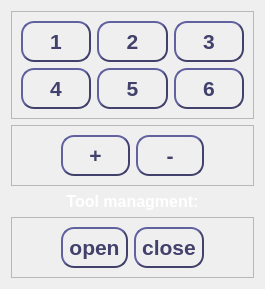
                   <widget class="QWidget" name="jog_axes_page">
                    <layout class="QVBoxLayout" name="verticalLayout_3">
                     <item>
                      <widget class="QFrame" name="jog_axes_frame">
                       <property name="frameShape">
                        <enum>QFrame::StyledPanel</enum>
                       </property>
                       <property name="frameShadow">
                        <enum>QFrame::Raised</enum>
                       </property>
                       <layout class="QGridLayout" name="gridLayout_6">
                        <item row="0" column="0">
                         <widget class="QPushButton" name="btn_jog_axis_1">
                          <property name="font">
                           <font>
                            <pointsize>16</pointsize>
                            <weight>75</weight>
                            <bold>true</bold>
                           </font>
                          </property>
                          <property name="accessibleDescription">
                           <string>not styled</string>
                          </property>
                          <property name="styleSheet">
                           <string notr="true">QPushButton {
    border-style: outset;
    border-width: 2px;
    border-radius:13px;
	border-color: #41416b;
    min-width: 2em;
    padding: 6px;
	color: #41416b;
}

QPushButton:checked {
 	border-width: 4px;
	border-color:#40ff66;
	color: white;
}</string>
                          </property>
                          <property name="text">
                           <string>1</string>
                          </property>
                          <property name="iconSize">
                           <size>
                            <width>32</width>
                            <height>32</height>
                           </size>
                          </property>
                          <property name="checkable">
                           <bool>true</bool>
                          </property>
                          <attribute name="buttonGroup">
                           <string notr="true">axes_group</string>
                          </attribute>
                         </widget>
                        </item>
                        <item row="0" column="1">
                         <widget class="QPushButton" name="btn_jog_axis_2">
                          <property name="font">
                           <font>
                            <pointsize>16</pointsize>
                            <weight>75</weight>
                            <bold>true</bold>
                           </font>
                          </property>
                          <property name="accessibleDescription">
                           <string>not styled</string>
                          </property>
                          <property name="styleSheet">
                           <string notr="true">QPushButton {
    border-style: outset;
    border-width: 2px;
    border-radius:13px;
	border-color: #41416b;
    min-width: 2em;
    padding: 6px;
	color: #41416b;
}

QPushButton:checked {
 	border-width: 4px;
	border-color:#40ff66;
	color: white;
}</string>
                          </property>
                          <property name="text">
                           <string>2</string>
                          </property>
                          <property name="iconSize">
                           <size>
                            <width>32</width>
                            <height>32</height>
                           </size>
                          </property>
                          <property name="checkable">
                           <bool>true</bool>
                          </property>
                          <attribute name="buttonGroup">
                           <string notr="true">axes_group</string>
                          </attribute>
                         </widget>
                        </item>
                        <item row="0" column="2">
                         <widget class="QPushButton" name="btn_jog_axis_3">
                          <property name="font">
                           <font>
                            <pointsize>16</pointsize>
                            <weight>75</weight>
                            <bold>true</bold>
                           </font>
                          </property>
                          <property name="accessibleDescription">
                           <string>not styled</string>
                          </property>
                          <property name="styleSheet">
                           <string notr="true">QPushButton {
    border-style: outset;
    border-width: 2px;
    border-radius:13px;
	border-color: #41416b;
    min-width: 2em;
    padding: 6px;
	color: #41416b;
}

QPushButton:checked {
 	border-width: 4px;
	border-color:#40ff66;
	color: white;
}</string>
                          </property>
                          <property name="text">
                           <string>3</string>
                          </property>
                          <property name="iconSize">
                           <size>
                            <width>32</width>
                            <height>32</height>
                           </size>
                          </property>
                          <property name="checkable">
                           <bool>true</bool>
                          </property>
                          <attribute name="buttonGroup">
                           <string notr="true">axes_group</string>
                          </attribute>
                         </widget>
                        </item>
                        <item row="1" column="0">
                         <widget class="QPushButton" name="btn_jog_axis_4">
                          <property name="font">
                           <font>
                            <pointsize>16</pointsize>
                            <weight>75</weight>
                            <bold>true</bold>
                           </font>
                          </property>
                          <property name="accessibleDescription">
                           <string>not styled</string>
                          </property>
                          <property name="styleSheet">
                           <string notr="true">QPushButton {
    border-style: outset;
    border-width: 2px;
    border-radius:13px;
	border-color: #41416b;
    min-width: 2em;
    padding: 6px;
	color: #41416b;
}

QPushButton:checked {
 	border-width: 4px;
	border-color:#40ff66;
	color: white;
}</string>
                          </property>
                          <property name="text">
                           <string>4</string>
                          </property>
                          <property name="iconSize">
                           <size>
                            <width>32</width>
                            <height>32</height>
                           </size>
                          </property>
                          <property name="checkable">
                           <bool>true</bool>
                          </property>
                          <attribute name="buttonGroup">
                           <string notr="true">axes_group</string>
                          </attribute>
                         </widget>
                        </item>
                        <item row="1" column="1">
                         <widget class="QPushButton" name="btn_jog_axis_5">
                          <property name="font">
                           <font>
                            <pointsize>16</pointsize>
                            <weight>75</weight>
                            <bold>true</bold>
                           </font>
                          </property>
                          <property name="accessibleDescription">
                           <string>not styled</string>
                          </property>
                          <property name="styleSheet">
                           <string notr="true">QPushButton {
    border-style: outset;
    border-width: 2px;
    border-radius:13px;
	border-color: #41416b;
    min-width: 2em;
    padding: 6px;
	color: #41416b;
}

QPushButton:checked {
 	border-width: 4px;
	border-color:#40ff66;
	color: white;
}</string>
                          </property>
                          <property name="text">
                           <string>5</string>
                          </property>
                          <property name="iconSize">
                           <size>
                            <width>32</width>
                            <height>32</height>
                           </size>
                          </property>
                          <property name="checkable">
                           <bool>true</bool>
                          </property>
                          <attribute name="buttonGroup">
                           <string notr="true">axes_group</string>
                          </attribute>
                         </widget>
                        </item>
                        <item row="1" column="2">
                         <widget class="QPushButton" name="btn_jog_axis_6">
                          <property name="font">
                           <font>
                            <pointsize>16</pointsize>
                            <weight>75</weight>
                            <bold>true</bold>
                           </font>
                          </property>
                          <property name="accessibleDescription">
                           <string>not styled</string>
                          </property>
                          <property name="styleSheet">
                           <string notr="true">QPushButton {
    border-style: outset;
    border-width: 2px;
    border-radius:13px;
	border-color: #41416b;
    min-width: 2em;
    padding: 6px;
	color: #41416b;
}

QPushButton:checked {
 	border-width: 4px;
	border-color:#40ff66;
	color: white;
}</string>
                          </property>
                          <property name="text">
                           <string>6</string>
                          </property>
                          <property name="iconSize">
                           <size>
                            <width>32</width>
                            <height>32</height>
                           </size>
                          </property>
                          <property name="checkable">
                           <bool>true</bool>
                          </property>
                          <attribute name="buttonGroup">
                           <string notr="true">axes_group</string>
                          </attribute>
                         </widget>
                        </item>
                       </layout>
                      </widget>
                     </item>
                     <item>
                      <widget class="QFrame" name="jog_move_axes_frame">
                       <property name="frameShape">
                        <enum>QFrame::StyledPanel</enum>
                       </property>
                       <property name="frameShadow">
                        <enum>QFrame::Raised</enum>
                       </property>
                       <layout class="QHBoxLayout" name="horizontalLayout_10">
                        <item>
                         <spacer name="horizontalSpacer_3">
                          <property name="orientation">
                           <enum>Qt::Horizontal</enum>
                          </property>
                          <property name="sizeType">
                           <enum>QSizePolicy::Preferred</enum>
                          </property>
                          <property name="sizeHint" stdset="0">
                           <size>
                            <width>40</width>
                            <height>20</height>
                           </size>
                          </property>
                         </spacer>
                        </item>
                        <item>
                         <widget class="QPushButton" name="btn_jog_cw">
                          <property name="font">
                           <font>
                            <pointsize>16</pointsize>
                            <weight>75</weight>
                            <bold>true</bold>
                           </font>
                          </property>
                          <property name="accessibleName">
                           <string>speed_mode|hold</string>
                          </property>
                          <property name="accessibleDescription">
                           <string>+</string>
                          </property>
                          <property name="styleSheet">
                           <string notr="true">QPushButton {
    border-style: outset;
    border-width: 2px;
    border-radius:13px;
	border-color: #41416b;
    min-width: 2em;
    padding: 6px;
	color: #41416b;
}

QPushButton:pressed {
 	background-color:#40ff66;
 	border-width: 4px;
	border-color:#1c1c1c;
	color: white;
}</string>
                          </property>
                          <property name="text">
                           <string>+</string>
                          </property>
                          <property name="iconSize">
                           <size>
                            <width>32</width>
                            <height>32</height>
                           </size>
                          </property>
                         </widget>
                        </item>
                        <item>
                         <widget class="QPushButton" name="btn_jog_ccw">
                          <property name="font">
                           <font>
                            <pointsize>16</pointsize>
                            <weight>75</weight>
                            <bold>true</bold>
                           </font>
                          </property>
                          <property name="accessibleName">
                           <string>speed_mode|hold</string>
                          </property>
                          <property name="accessibleDescription">
                           <string>-</string>
                          </property>
                          <property name="styleSheet">
                           <string notr="true">QPushButton {
    border-style: outset;
    border-width: 2px;
    border-radius:13px;
	border-color: #41416b;
    min-width: 2em;
    padding: 6px;
	color: #41416b;
}

QPushButton:pressed {
 	background-color:#40ff66;
 	border-width: 4px;
	border-color:#1c1c1c;
	color: white;
}</string>
                          </property>
                          <property name="text">
                           <string>-</string>
                          </property>
                          <property name="iconSize">
                           <size>
                            <width>32</width>
                            <height>32</height>
                           </size>
                          </property>
                         </widget>
                        </item>
                        <item>
                         <spacer name="horizontalSpacer_5">
                          <property name="orientation">
                           <enum>Qt::Horizontal</enum>
                          </property>
                          <property name="sizeType">
                           <enum>QSizePolicy::Preferred</enum>
                          </property>
                          <property name="sizeHint" stdset="0">
                           <size>
                            <width>40</width>
                            <height>20</height>
                           </size>
                          </property>
                         </spacer>
                        </item>
                       </layout>
                      </widget>
                     </item>
                     <item>
                      <widget class="QLabel" name="lbl_jog_gripper">
                       <property name="sizePolicy">
                        <sizepolicy hsizetype="Preferred" vsizetype="Fixed">
                         <horstretch>0</horstretch>
                         <verstretch>0</verstretch>
                        </sizepolicy>
                       </property>
                       <property name="font">
                        <font>
                         <pointsize>12</pointsize>
                         <weight>75</weight>
                         <bold>true</bold>
                        </font>
                       </property>
                       <property name="styleSheet">
                        <string notr="true">color: white;</string>
                       </property>
                       <property name="text">
                        <string>Tool managment:</string>
                       </property>
                       <property name="alignment">
                        <set>Qt::AlignCenter</set>
                       </property>
                      </widget>
                     </item>
                     <item>
                      <widget class="QFrame" name="jog_gripper_frame">
                       <property name="frameShape">
                        <enum>QFrame::StyledPanel</enum>
                       </property>
                       <property name="frameShadow">
                        <enum>QFrame::Raised</enum>
                       </property>
                       <layout class="QHBoxLayout" name="horizontalLayout_58">
                        <item>
                         <spacer name="horizontalSpacer_28">
                          <property name="orientation">
                           <enum>Qt::Horizontal</enum>
                          </property>
                          <property name="sizeType">
                           <enum>QSizePolicy::Preferred</enum>
                          </property>
                          <property name="sizeHint" stdset="0">
                           <size>
                            <width>40</width>
                            <height>20</height>
                           </size>
                          </property>
                         </spacer>
                        </item>
                        <item>
                         <widget class="QPushButton" name="btn_jog_gripper_open">
                          <property name="font">
                           <font>
                            <pointsize>16</pointsize>
                            <weight>75</weight>
                            <bold>true</bold>
                           </font>
                          </property>
                          <property name="accessibleName">
                           <string>speed_mode|hold</string>
                          </property>
                          <property name="accessibleDescription">
                           <string>open_gripper</string>
                          </property>
                          <property name="styleSheet">
                           <string notr="true">QPushButton {
    border-style: outset;
    border-width: 2px;
    border-radius:13px;
	border-color: #41416b;
    min-width: 2em;
    padding: 6px;
	color: #41416b;
}

QPushButton:checked {
 	border-width: 4px;
	border-color:#40ff66;
	color: white;
}</string>
                          </property>
                          <property name="text">
                           <string>open</string>
                          </property>
                          <property name="iconSize">
                           <size>
                            <width>32</width>
                            <height>32</height>
                           </size>
                          </property>
                          <property name="checkable">
                           <bool>true</bool>
                          </property>
                         </widget>
                        </item>
                        <item>
                         <widget class="QPushButton" name="btn_jog_gripper_close">
                          <property name="font">
                           <font>
                            <pointsize>16</pointsize>
                            <weight>75</weight>
                            <bold>true</bold>
                           </font>
                          </property>
                          <property name="accessibleName">
                           <string>speed_mode|hold</string>
                          </property>
                          <property name="accessibleDescription">
                           <string>close_gripper</string>
                          </property>
                          <property name="styleSheet">
                           <string notr="true">QPushButton {
    border-style: outset;
    border-width: 2px;
    border-radius:13px;
	border-color: #41416b;
    min-width: 2em;
    padding: 6px;
	color: #41416b;
}

QPushButton:checked {
 	border-width: 4px;
	border-color:#40ff66;
	color: white;
}</string>
                          </property>
                          <property name="text">
                           <string>close</string>
                          </property>
                          <property name="iconSize">
                           <size>
                            <width>32</width>
                            <height>32</height>
                           </size>
                          </property>
                          <property name="checkable">
                           <bool>true</bool>
                          </property>
                         </widget>
                        </item>
                        <item>
                         <spacer name="horizontalSpacer_29">
                          <property name="orientation">
                           <enum>Qt::Horizontal</enum>
                          </property>
                          <property name="sizeType">
                           <enum>QSizePolicy::Preferred</enum>
                          </property>
                          <property name="sizeHint" stdset="0">
                           <size>
                            <width>40</width>
                            <height>20</height>
                           </size>
                          </property>
                         </spacer>
                        </item>
                       </layout>
                      </widget>
                     </item>
                    </layout>
                   </widget>
